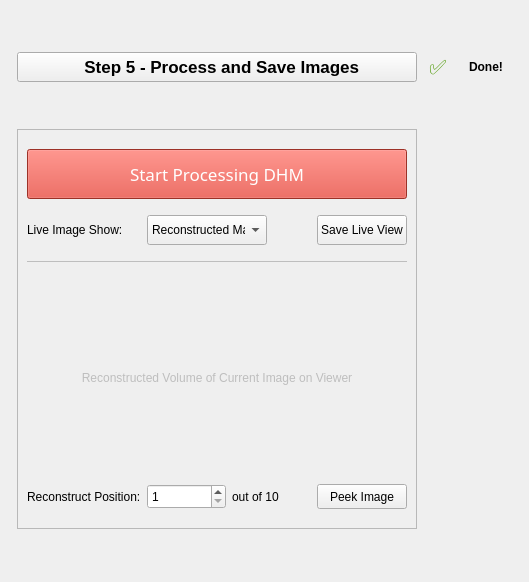
<?xml version="1.0" encoding="UTF-8"?>
<ui version="4.0">
 <class>Form</class>
 <widget class="QWidget" name="Form">
  <property name="geometry">
   <rect>
    <x>0</x>
    <y>0</y>
    <width>529</width>
    <height>582</height>
   </rect>
  </property>
  <property name="windowTitle">
   <string>Form</string>
  </property>
  <layout class="QGridLayout" name="mainLayout">
   <item row="0" column="0">
    <widget class="QToolButton" name="toggleButton">
     <property name="sizePolicy">
      <sizepolicy hsizetype="Preferred" vsizetype="Preferred">
       <horstretch>0</horstretch>
       <verstretch>0</verstretch>
      </sizepolicy>
     </property>
     <property name="maximumSize">
      <size>
       <width>400</width>
       <height>30</height>
      </size>
     </property>
     <property name="font">
      <font>
       <pointsize>13</pointsize>
       <weight>75</weight>
       <italic>false</italic>
       <bold>true</bold>
      </font>
     </property>
     <property name="text">
      <string>  Step 5 - Process and Save Images</string>
     </property>
    </widget>
   </item>
   <item row="0" column="1">
    <widget class="QLabel" name="label_check">
     <property name="enabled">
      <bool>true</bool>
     </property>
     <property name="maximumSize">
      <size>
       <width>28</width>
       <height>16777215</height>
      </size>
     </property>
     <property name="palette">
      <palette>
       <active>
        <colorrole role="WindowText">
         <brush brushstyle="SolidPattern">
          <color alpha="255">
           <red>78</red>
           <green>154</green>
           <blue>6</blue>
          </color>
         </brush>
        </colorrole>
        <colorrole role="Button">
         <brush brushstyle="SolidPattern">
          <color alpha="255">
           <red>78</red>
           <green>154</green>
           <blue>6</blue>
          </color>
         </brush>
        </colorrole>
        <colorrole role="Light">
         <brush brushstyle="SolidPattern">
          <color alpha="255">
           <red>117</red>
           <green>231</green>
           <blue>9</blue>
          </color>
         </brush>
        </colorrole>
        <colorrole role="Midlight">
         <brush brushstyle="SolidPattern">
          <color alpha="255">
           <red>97</red>
           <green>192</green>
           <blue>7</blue>
          </color>
         </brush>
        </colorrole>
        <colorrole role="Dark">
         <brush brushstyle="SolidPattern">
          <color alpha="255">
           <red>39</red>
           <green>77</green>
           <blue>3</blue>
          </color>
         </brush>
        </colorrole>
        <colorrole role="Mid">
         <brush brushstyle="SolidPattern">
          <color alpha="255">
           <red>52</red>
           <green>103</green>
           <blue>4</blue>
          </color>
         </brush>
        </colorrole>
        <colorrole role="Text">
         <brush brushstyle="SolidPattern">
          <color alpha="255">
           <red>78</red>
           <green>154</green>
           <blue>6</blue>
          </color>
         </brush>
        </colorrole>
        <colorrole role="BrightText">
         <brush brushstyle="SolidPattern">
          <color alpha="255">
           <red>255</red>
           <green>255</green>
           <blue>255</blue>
          </color>
         </brush>
        </colorrole>
        <colorrole role="ButtonText">
         <brush brushstyle="SolidPattern">
          <color alpha="255">
           <red>0</red>
           <green>0</green>
           <blue>0</blue>
          </color>
         </brush>
        </colorrole>
        <colorrole role="Base">
         <brush brushstyle="SolidPattern">
          <color alpha="255">
           <red>255</red>
           <green>255</green>
           <blue>255</blue>
          </color>
         </brush>
        </colorrole>
        <colorrole role="Window">
         <brush brushstyle="SolidPattern">
          <color alpha="255">
           <red>78</red>
           <green>154</green>
           <blue>6</blue>
          </color>
         </brush>
        </colorrole>
        <colorrole role="Shadow">
         <brush brushstyle="SolidPattern">
          <color alpha="255">
           <red>0</red>
           <green>0</green>
           <blue>0</blue>
          </color>
         </brush>
        </colorrole>
        <colorrole role="AlternateBase">
         <brush brushstyle="SolidPattern">
          <color alpha="255">
           <red>166</red>
           <green>204</green>
           <blue>130</blue>
          </color>
         </brush>
        </colorrole>
        <colorrole role="ToolTipBase">
         <brush brushstyle="SolidPattern">
          <color alpha="255">
           <red>255</red>
           <green>255</green>
           <blue>220</blue>
          </color>
         </brush>
        </colorrole>
        <colorrole role="ToolTipText">
         <brush brushstyle="SolidPattern">
          <color alpha="255">
           <red>0</red>
           <green>0</green>
           <blue>0</blue>
          </color>
         </brush>
        </colorrole>
       </active>
       <inactive>
        <colorrole role="WindowText">
         <brush brushstyle="SolidPattern">
          <color alpha="255">
           <red>78</red>
           <green>154</green>
           <blue>6</blue>
          </color>
         </brush>
        </colorrole>
        <colorrole role="Button">
         <brush brushstyle="SolidPattern">
          <color alpha="255">
           <red>78</red>
           <green>154</green>
           <blue>6</blue>
          </color>
         </brush>
        </colorrole>
        <colorrole role="Light">
         <brush brushstyle="SolidPattern">
          <color alpha="255">
           <red>117</red>
           <green>231</green>
           <blue>9</blue>
          </color>
         </brush>
        </colorrole>
        <colorrole role="Midlight">
         <brush brushstyle="SolidPattern">
          <color alpha="255">
           <red>97</red>
           <green>192</green>
           <blue>7</blue>
          </color>
         </brush>
        </colorrole>
        <colorrole role="Dark">
         <brush brushstyle="SolidPattern">
          <color alpha="255">
           <red>39</red>
           <green>77</green>
           <blue>3</blue>
          </color>
         </brush>
        </colorrole>
        <colorrole role="Mid">
         <brush brushstyle="SolidPattern">
          <color alpha="255">
           <red>52</red>
           <green>103</green>
           <blue>4</blue>
          </color>
         </brush>
        </colorrole>
        <colorrole role="Text">
         <brush brushstyle="SolidPattern">
          <color alpha="255">
           <red>78</red>
           <green>154</green>
           <blue>6</blue>
          </color>
         </brush>
        </colorrole>
        <colorrole role="BrightText">
         <brush brushstyle="SolidPattern">
          <color alpha="255">
           <red>255</red>
           <green>255</green>
           <blue>255</blue>
          </color>
         </brush>
        </colorrole>
        <colorrole role="ButtonText">
         <brush brushstyle="SolidPattern">
          <color alpha="255">
           <red>0</red>
           <green>0</green>
           <blue>0</blue>
          </color>
         </brush>
        </colorrole>
        <colorrole role="Base">
         <brush brushstyle="SolidPattern">
          <color alpha="255">
           <red>255</red>
           <green>255</green>
           <blue>255</blue>
          </color>
         </brush>
        </colorrole>
        <colorrole role="Window">
         <brush brushstyle="SolidPattern">
          <color alpha="255">
           <red>78</red>
           <green>154</green>
           <blue>6</blue>
          </color>
         </brush>
        </colorrole>
        <colorrole role="Shadow">
         <brush brushstyle="SolidPattern">
          <color alpha="255">
           <red>0</red>
           <green>0</green>
           <blue>0</blue>
          </color>
         </brush>
        </colorrole>
        <colorrole role="AlternateBase">
         <brush brushstyle="SolidPattern">
          <color alpha="255">
           <red>166</red>
           <green>204</green>
           <blue>130</blue>
          </color>
         </brush>
        </colorrole>
        <colorrole role="ToolTipBase">
         <brush brushstyle="SolidPattern">
          <color alpha="255">
           <red>255</red>
           <green>255</green>
           <blue>220</blue>
          </color>
         </brush>
        </colorrole>
        <colorrole role="ToolTipText">
         <brush brushstyle="SolidPattern">
          <color alpha="255">
           <red>0</red>
           <green>0</green>
           <blue>0</blue>
          </color>
         </brush>
        </colorrole>
       </inactive>
       <disabled>
        <colorrole role="WindowText">
         <brush brushstyle="SolidPattern">
          <color alpha="255">
           <red>39</red>
           <green>77</green>
           <blue>3</blue>
          </color>
         </brush>
        </colorrole>
        <colorrole role="Button">
         <brush brushstyle="SolidPattern">
          <color alpha="255">
           <red>78</red>
           <green>154</green>
           <blue>6</blue>
          </color>
         </brush>
        </colorrole>
        <colorrole role="Light">
         <brush brushstyle="SolidPattern">
          <color alpha="255">
           <red>117</red>
           <green>231</green>
           <blue>9</blue>
          </color>
         </brush>
        </colorrole>
        <colorrole role="Midlight">
         <brush brushstyle="SolidPattern">
          <color alpha="255">
           <red>97</red>
           <green>192</green>
           <blue>7</blue>
          </color>
         </brush>
        </colorrole>
        <colorrole role="Dark">
         <brush brushstyle="SolidPattern">
          <color alpha="255">
           <red>39</red>
           <green>77</green>
           <blue>3</blue>
          </color>
         </brush>
        </colorrole>
        <colorrole role="Mid">
         <brush brushstyle="SolidPattern">
          <color alpha="255">
           <red>52</red>
           <green>103</green>
           <blue>4</blue>
          </color>
         </brush>
        </colorrole>
        <colorrole role="Text">
         <brush brushstyle="SolidPattern">
          <color alpha="255">
           <red>39</red>
           <green>77</green>
           <blue>3</blue>
          </color>
         </brush>
        </colorrole>
        <colorrole role="BrightText">
         <brush brushstyle="SolidPattern">
          <color alpha="255">
           <red>255</red>
           <green>255</green>
           <blue>255</blue>
          </color>
         </brush>
        </colorrole>
        <colorrole role="ButtonText">
         <brush brushstyle="SolidPattern">
          <color alpha="255">
           <red>39</red>
           <green>77</green>
           <blue>3</blue>
          </color>
         </brush>
        </colorrole>
        <colorrole role="Base">
         <brush brushstyle="SolidPattern">
          <color alpha="255">
           <red>78</red>
           <green>154</green>
           <blue>6</blue>
          </color>
         </brush>
        </colorrole>
        <colorrole role="Window">
         <brush brushstyle="SolidPattern">
          <color alpha="255">
           <red>78</red>
           <green>154</green>
           <blue>6</blue>
          </color>
         </brush>
        </colorrole>
        <colorrole role="Shadow">
         <brush brushstyle="SolidPattern">
          <color alpha="255">
           <red>0</red>
           <green>0</green>
           <blue>0</blue>
          </color>
         </brush>
        </colorrole>
        <colorrole role="AlternateBase">
         <brush brushstyle="SolidPattern">
          <color alpha="255">
           <red>78</red>
           <green>154</green>
           <blue>6</blue>
          </color>
         </brush>
        </colorrole>
        <colorrole role="ToolTipBase">
         <brush brushstyle="SolidPattern">
          <color alpha="255">
           <red>255</red>
           <green>255</green>
           <blue>220</blue>
          </color>
         </brush>
        </colorrole>
        <colorrole role="ToolTipText">
         <brush brushstyle="SolidPattern">
          <color alpha="255">
           <red>0</red>
           <green>0</green>
           <blue>0</blue>
          </color>
         </brush>
        </colorrole>
       </disabled>
      </palette>
     </property>
     <property name="font">
      <font>
       <pointsize>15</pointsize>
       <weight>50</weight>
       <bold>false</bold>
       <kerning>true</kerning>
      </font>
     </property>
     <property name="layoutDirection">
      <enum>Qt::RightToLeft</enum>
     </property>
     <property name="text">
      <string>✅</string>
     </property>
     <property name="wordWrap">
      <bool>false</bool>
     </property>
     <property name="margin">
      <number>-1</number>
     </property>
    </widget>
   </item>
   <item row="0" column="2">
    <widget class="QLabel" name="label_done_text">
     <property name="minimumSize">
      <size>
       <width>0</width>
       <height>0</height>
      </size>
     </property>
     <property name="maximumSize">
      <size>
       <width>40</width>
       <height>16777215</height>
      </size>
     </property>
     <property name="font">
      <font>
       <weight>75</weight>
       <bold>true</bold>
      </font>
     </property>
     <property name="layoutDirection">
      <enum>Qt::RightToLeft</enum>
     </property>
     <property name="text">
      <string>Done!</string>
     </property>
    </widget>
   </item>
   <item row="9" column="0" colspan="3">
    <widget class="QScrollArea" name="contentArea">
     <property name="sizePolicy">
      <sizepolicy hsizetype="Expanding" vsizetype="Expanding">
       <horstretch>0</horstretch>
       <verstretch>1</verstretch>
      </sizepolicy>
     </property>
     <property name="minimumSize">
      <size>
       <width>160</width>
       <height>0</height>
      </size>
     </property>
     <property name="maximumSize">
      <size>
       <width>400</width>
       <height>400</height>
      </size>
     </property>
     <property name="styleSheet">
      <string notr="true"/>
     </property>
     <property name="verticalScrollBarPolicy">
      <enum>Qt::ScrollBarAsNeeded</enum>
     </property>
     <property name="horizontalScrollBarPolicy">
      <enum>Qt::ScrollBarAsNeeded</enum>
     </property>
     <property name="sizeAdjustPolicy">
      <enum>QAbstractScrollArea::AdjustIgnored</enum>
     </property>
     <property name="widgetResizable">
      <bool>true</bool>
     </property>
     <widget class="QWidget" name="Parameter_2">
      <property name="geometry">
       <rect>
        <x>0</x>
        <y>0</y>
        <width>398</width>
        <height>398</height>
       </rect>
      </property>
      <property name="sizePolicy">
       <sizepolicy hsizetype="Preferred" vsizetype="Expanding">
        <horstretch>0</horstretch>
        <verstretch>0</verstretch>
       </sizepolicy>
      </property>
      <property name="styleSheet">
       <string notr="true"/>
      </property>
      <layout class="QVBoxLayout" name="contentLayout">
       <item>
        <layout class="QVBoxLayout" name="verticalLayout">
         <property name="topMargin">
          <number>10</number>
         </property>
        </layout>
       </item>
       <item>
        <widget class="QPushButton" name="pushButton_Confirm">
         <property name="sizePolicy">
          <sizepolicy hsizetype="Preferred" vsizetype="Fixed">
           <horstretch>0</horstretch>
           <verstretch>0</verstretch>
          </sizepolicy>
         </property>
         <property name="minimumSize">
          <size>
           <width>60</width>
           <height>25</height>
          </size>
         </property>
         <property name="maximumSize">
          <size>
           <width>400</width>
           <height>50</height>
          </size>
         </property>
         <property name="font">
          <font>
           <family>.SF NS Text</family>
           <pointsize>13</pointsize>
           <weight>50</weight>
           <italic>false</italic>
           <bold>false</bold>
          </font>
         </property>
         <property name="focusPolicy">
          <enum>Qt::StrongFocus</enum>
         </property>
         <property name="layoutDirection">
          <enum>Qt::LeftToRight</enum>
         </property>
         <property name="styleSheet">
          <string notr="true">color: rgb(255, 255, 255);
background-color: rgb(219, 68, 55);</string>
         </property>
         <property name="text">
          <string>Start Processing DHM</string>
         </property>
        </widget>
       </item>
       <item>
        <layout class="QVBoxLayout" name="verticalLayout_3">
         <property name="topMargin">
          <number>10</number>
         </property>
        </layout>
       </item>
       <item>
        <layout class="QGridLayout" name="gridLayout_2">
         <item row="4" column="0">
          <widget class="QLabel" name="label_recon_pos">
           <property name="text">
            <string>Reconstruct Position:</string>
           </property>
          </widget>
         </item>
         <item row="4" column="3">
          <widget class="QPushButton" name="pushButton_recon_peek">
           <property name="sizePolicy">
            <sizepolicy hsizetype="Minimum" vsizetype="Preferred">
             <horstretch>0</horstretch>
             <verstretch>0</verstretch>
            </sizepolicy>
           </property>
           <property name="maximumSize">
            <size>
             <width>110</width>
             <height>30</height>
            </size>
           </property>
           <property name="text">
            <string>Peek Image</string>
           </property>
          </widget>
         </item>
         <item row="4" column="2">
          <widget class="QLabel" name="label_recon_total">
           <property name="sizePolicy">
            <sizepolicy hsizetype="Preferred" vsizetype="Preferred">
             <horstretch>0</horstretch>
             <verstretch>0</verstretch>
            </sizepolicy>
           </property>
           <property name="text">
            <string>out of 10</string>
           </property>
          </widget>
         </item>
         <item row="4" column="1">
          <widget class="QSpinBox" name="spinBox_recon_pos">
           <property name="minimumSize">
            <size>
             <width>40</width>
             <height>25</height>
            </size>
           </property>
           <property name="minimum">
            <number>1</number>
           </property>
           <property name="value">
            <number>1</number>
           </property>
          </widget>
         </item>
         <item row="3" column="0" colspan="4">
          <widget class="QLabel" name="label">
           <property name="enabled">
            <bool>false</bool>
           </property>
           <property name="minimumSize">
            <size>
             <width>0</width>
             <height>20</height>
            </size>
           </property>
           <property name="font">
            <font>
             <weight>50</weight>
             <italic>false</italic>
             <bold>false</bold>
            </font>
           </property>
           <property name="text">
            <string>Reconstructed Volume of Current Image on Viewer</string>
           </property>
           <property name="alignment">
            <set>Qt::AlignCenter</set>
           </property>
          </widget>
         </item>
         <item row="1" column="0">
          <widget class="QLabel" name="label_imgshow">
           <property name="maximumSize">
            <size>
             <width>100</width>
             <height>16777215</height>
            </size>
           </property>
           <property name="font">
            <font>
             <weight>50</weight>
             <bold>false</bold>
            </font>
           </property>
           <property name="text">
            <string>Live Image Show:</string>
           </property>
          </widget>
         </item>
         <item row="1" column="3">
          <widget class="QPushButton" name="pushButton_ImgSave">
           <property name="maximumSize">
            <size>
             <width>110</width>
             <height>30</height>
            </size>
           </property>
           <property name="text">
            <string>Save Live View</string>
           </property>
          </widget>
         </item>
         <item row="1" column="1" colspan="2">
          <widget class="QComboBox" name="comboBox_imgshow">
           <property name="minimumSize">
            <size>
             <width>0</width>
             <height>0</height>
            </size>
           </property>
           <property name="maximumSize">
            <size>
             <width>120</width>
             <height>30</height>
            </size>
           </property>
           <property name="font">
            <font>
             <weight>50</weight>
             <bold>false</bold>
            </font>
           </property>
           <item>
            <property name="text">
             <string>Reconstructed Map</string>
            </property>
           </item>
           <item>
            <property name="text">
             <string>Hologram</string>
            </property>
           </item>
           <item>
            <property name="text">
             <string>Background</string>
            </property>
           </item>
          </widget>
         </item>
         <item row="2" column="0" colspan="4">
          <widget class="Line" name="line_2">
           <property name="enabled">
            <bool>false</bool>
           </property>
           <property name="minimumSize">
            <size>
             <width>0</width>
             <height>20</height>
            </size>
           </property>
           <property name="frameShadow">
            <enum>QFrame::Plain</enum>
           </property>
           <property name="lineWidth">
            <number>0</number>
           </property>
           <property name="orientation">
            <enum>Qt::Horizontal</enum>
           </property>
          </widget>
         </item>
        </layout>
       </item>
       <item>
        <layout class="QVBoxLayout" name="verticalLayout_2">
         <property name="topMargin">
          <number>10</number>
         </property>
        </layout>
       </item>
      </layout>
     </widget>
    </widget>
   </item>
  </layout>
 </widget>
 <resources/>
 <connections/>
</ui>
